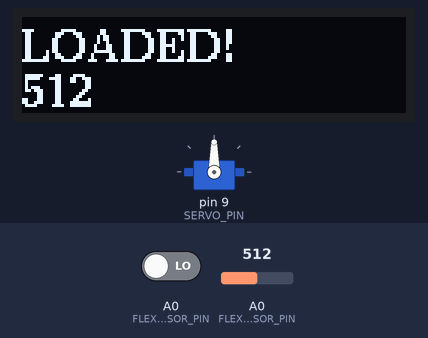
A sketch run on a simulated Arduino Uno, built with avr-gcc and run on an emulated ATmega328P. Shown: servo, 128×32 one-colour display. The test bench sets the inputs (shaded band); at power-on: A0 (FLEX_SENSOR_PIN) LOW, A0 (FLEX_SENSOR_PIN) = 512. What the sketch prints to the serial monitor is not drawn.

Above: at 1.2 s.
1.3 s: A0 (FLEX_SENSOR_PIN) driven HIGH
At 1.7 s:
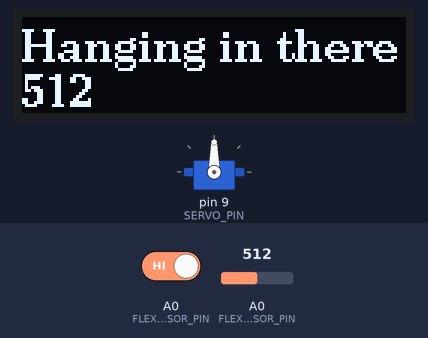
2.8 s: A0 (FLEX_SENSOR_PIN) set to 122
At 3.4 s:
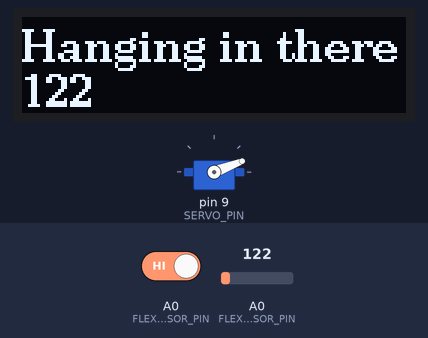
4.3 s: A0 (FLEX_SENSOR_PIN) set to 716
At 4.9 s:
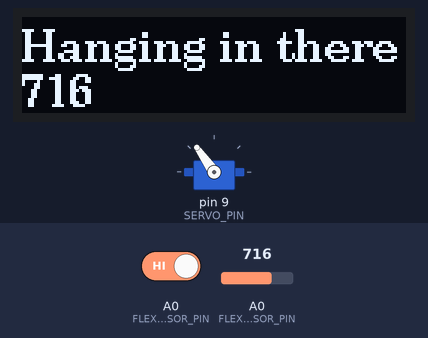
5.8 s: A0 (FLEX_SENSOR_PIN) set to 0
At 6.7 s:
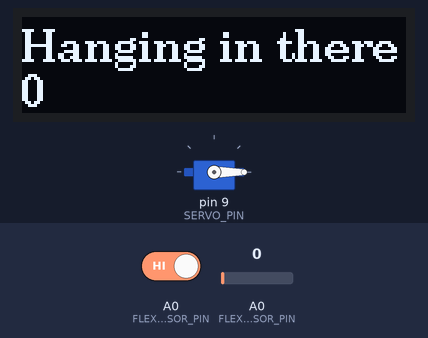
7.3 s: A0 (FLEX_SENSOR_PIN) set to 306
At 8.3 s:
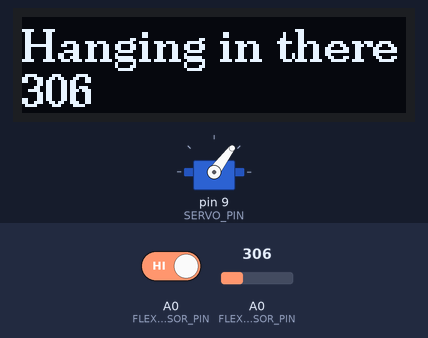
Timing chart, 0 to 9.8 s (numbered marks = the images above; inputs shaded):
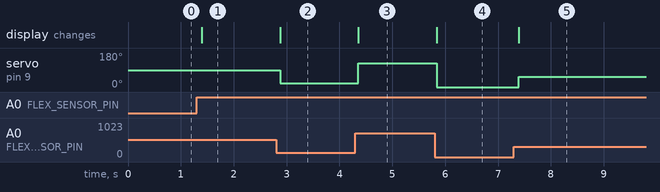

Measured:
- after the input at 1.3 s, the display: changes after 0.10 s (image 1)
- after the input at 2.8 s, servo on pin 9 (SERVO_PIN): 90° → 21° after 0.08 s; the display: changes after 0.08 s (image 2)
- after the input at 4.3 s, servo on pin 9 (SERVO_PIN): 21° → 125° after 0.06 s; the display: changes after 0.06 s (image 3)
- after the input at 5.8 s, servo on pin 9 (SERVO_PIN): 125° → 0° at once; the display: changes at once (image 4)
- after the input at 7.3 s, servo on pin 9 (SERVO_PIN): 0° → 53° after 0.09 s; the display: changes after 0.09 s (image 5)

The sketch:

hanging_in_there.ino
```cpp
#include <Wire.h>
#include <U8g2lib.h>
#include <Servo.h>

#define FLEX_SENSOR_PIN A0
#define SERVO_PIN 9
#define OLED_ADDRESS 0x3C

U8G2_SSD1306_128X32_UNIVISION_F_HW_I2C u8g2(U8G2_R0, /* reset=*/ U8X8_PIN_NONE);

Servo servo1;

void setup() {
  pinMode(FLEX_SENSOR_PIN, INPUT);
  servo1.attach(SERVO_PIN);
  u8g2.begin();
  Serial.begin(9600);
}

void loop() {
  int flexValue = analogRead(FLEX_SENSOR_PIN);
  int servoAngle = map(flexValue, 0, 1023, 0, 180);

  if (digitalRead(FLEX_SENSOR_PIN) == HIGH) {
    // Flex sensor triggered
    u8g2.clearBuffer();
    u8g2.setFont(u8g2_font_ncenB10_tr);
    u8g2.setCursor(0, 15);
    u8g2.print("Hanging in there");
    u8g2.setCursor(0, 30);
    u8g2.print(String(flexValue));
    u8g2.sendBuffer();
    servo1.write(servoAngle);
  } else {
    // Flex sensor not triggered
    u8g2.clearBuffer();
    u8g2.setFont(u8g2_font_ncenB10_tr);
    u8g2.setCursor(0, 15);
    u8g2.print("LOADED!");
    u8g2.setCursor(0, 30);
    u8g2.print(String(flexValue));
    u8g2.sendBuffer();
    delay(50);  // Adjust the delay for smoother text movement
  }

  // Print flex value to Serial Monitor
  Serial.println("Flex Value: " + String(flexValue));
}
```
